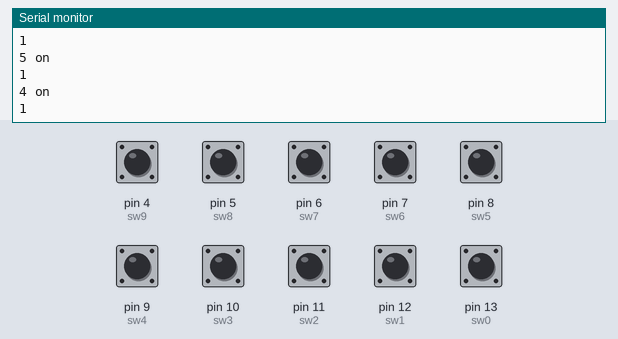
A sketch run on a simulated Arduino Uno, built with avr-gcc and run on an emulated ATmega328P. Shown: the last lines printed to the serial monitor. The test bench sets the inputs (shaded band); at power-on: pin 4 (sw9), pin 5 (sw8), pin 6 (sw7), pin 7 (sw6), pin 8 (sw5), pin 9 (sw4), pin 10 (sw3), pin 11 (sw2), pin 12 (sw1), pin 13 (sw0) HIGH.

Above: at 1.3 s.
1.4 s: pin 4 (sw9) pulled LOW for 0.15 s
At 1.53 s:
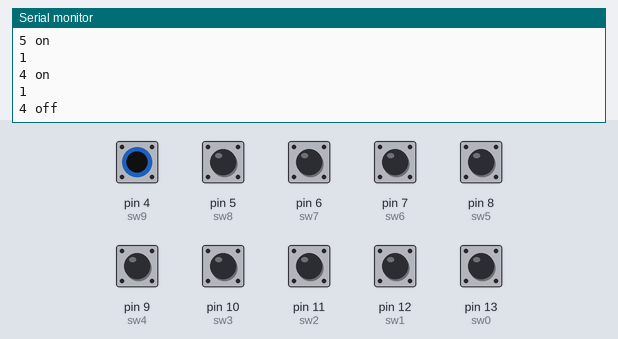
3.0 s: pin 5 (sw8) pulled LOW for 0.15 s
At 4.1 s:
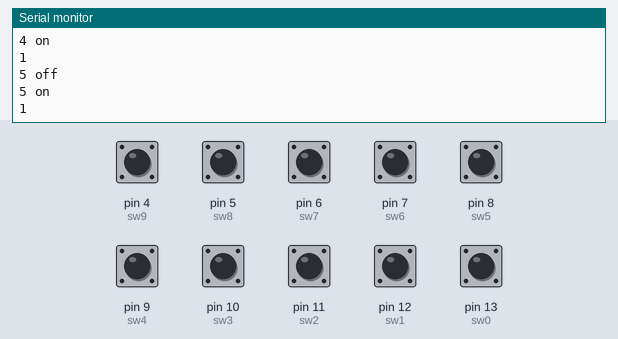
4.6 s: pin 6 (sw7) pulled LOW for 0.15 s
At 5.3 s:
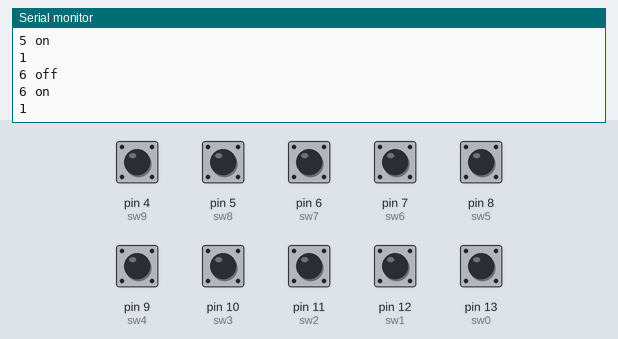
6.2 s: pin 7 (sw6) pulled LOW for 0.15 s
At 7.5 s:
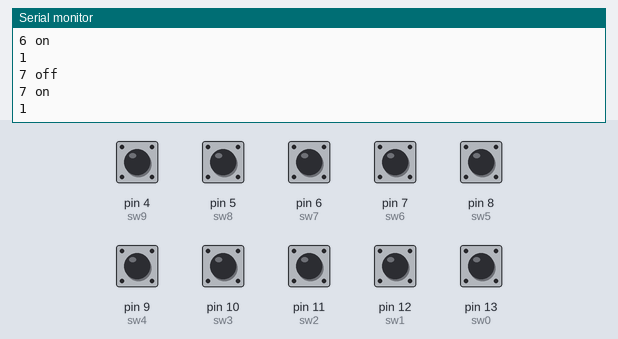
7.8 s: pin 8 (sw5) pulled LOW for 0.15 s
At 9.0 s:
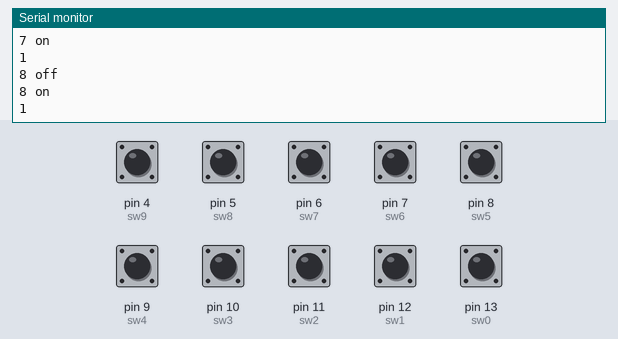
9.4 s: pin 9 (sw4) pulled LOW for 0.15 s
At 10.2 s:
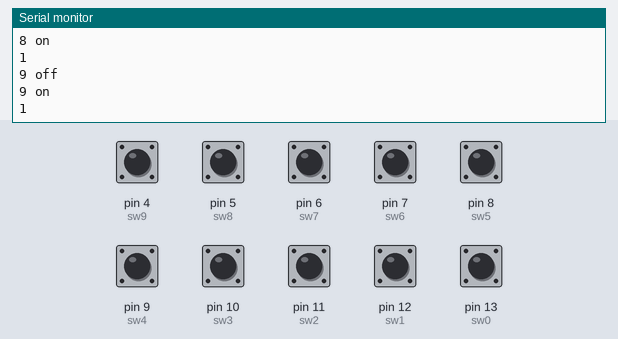
Timing chart, 0 to 12.0 s (numbered marks = the images above; inputs shaded):
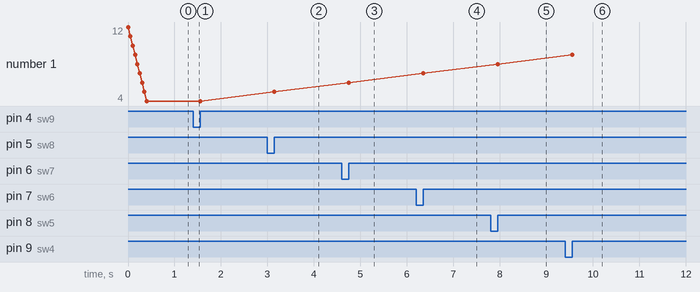

The sketch:

panel-interface.ino.ino
```cpp
const int knob3 = A0;

const int sw0 = 13;
const int sw1 = 12;
const int sw2 = 11;
const int sw3 = 10;
const int sw4 = 9;
const int sw5 =  8;
const int sw6 =  7;
const int sw7 =  6;
const int sw8 =  5;
const int sw9 =  4;

int sw0_state = 1;
int sw1_state = 0;
int sw2_state = 0;
int sw3_state = 0;
int sw4_state = 0;
int sw5_state = 0;
int sw6_state = 0;
int sw7_state = 0;
int sw8_state = 0;
int sw9_state = 0;

int sw0_prev = 1;
int sw1_prev = 0;
int sw2_prev = 0;
int sw3_prev = 0;
int sw4_prev = 0;
int sw5_prev = 0;
int sw6_prev = 0;
int sw7_prev = 0;
int sw8_prev = 0;
int sw9_prev = 0;

bool sw0_send = false;
bool sw1_send = false;
bool sw2_send = false;
bool sw3_send = false;
bool sw4_send = false;
bool sw5_send = false;
bool sw6_send = false;
bool sw7_send = false;
bool sw8_send = false;
bool sw9_send = false;

void setup() {
  // put your setup code here, to run once:
  pinMode(sw0, INPUT_PULLUP);
  pinMode(sw1, INPUT);
  pinMode(sw2, INPUT);
  pinMode(sw3, INPUT);
  pinMode(sw4, INPUT);
  pinMode(sw5, INPUT);
  pinMode(sw6, INPUT);
  pinMode(sw7, INPUT);
  pinMode(sw8, INPUT);
  pinMode(sw9, INPUT);

  Serial.begin(9600);
}

void loop() {
  // put your main code here, to run repeatedly:
  sw0_state = digitalRead(sw0);
  sw1_state = digitalRead(sw1);
  sw2_state = digitalRead(sw2);
  sw3_state = digitalRead (sw3);
  sw4_state = digitalRead(sw4);
  sw5_state = digitalRead(sw5);
  sw6_state = digitalRead(sw6);
  sw7_state = digitalRead(sw7);
  sw8_state = digitalRead(sw8);
  sw9_state = digitalRead(sw9);
  //  Serial.println(sw8_state);
  toggleSwitch(sw0, sw0_state, sw0_prev, sw0_send);
  toggleSwitch(sw1, sw1_state, sw1_prev, sw1_send);
  toggleSwitch(sw2, sw2_state, sw2_prev, sw2_send);
  toggleSwitch(sw3, sw3_state, sw3_prev, sw3_send);
  toggleSwitch(sw4, sw4_state, sw4_prev, sw4_send);
  toggleSwitch(sw5, sw5_state, sw5_prev, sw5_send);
  toggleSwitch(sw6, sw6_state, sw6_prev, sw6_send);
  toggleSwitch(sw7, sw7_state, sw7_prev, sw7_send);
  toggleSwitch(sw8, sw8_state, sw8_prev, sw8_send);
  toggleSwitch(sw9, sw9_state, sw9_prev, sw9_send);

  sw0_prev = sw0_state;
  sw0_send = sw0_state;

  sw1_prev = sw1_state;
  sw1_send = sw1_state;

  sw2_prev = sw2_state;
  sw2_send = sw2_state;

  sw3_prev = sw3_state;
  sw3_send = sw3_state;

  sw4_prev = sw4_state;
  sw4_send = sw4_state;

  sw5_prev = sw5_state;
  sw5_send = sw5_state;

  sw6_prev = sw6_state;
  sw6_send = sw6_state;

  sw7_prev = sw7_state;
  sw7_send = sw7_state;

  sw8_prev = sw8_state;
  sw8_send = sw8_state;

  sw9_prev = sw9_state;
  sw9_send = sw9_state;

//  int knob3val = analogRead(knob3);
//  sendVal(sw0, sw0_send, knob3val);
//  sendVal(sw1, sw1_send, knob3val);
//  sendVal(sw2, sw2_send, knob3val);
//  sendVal(sw3, sw3_send, knob3val);
//  sendVal(sw4, sw4_send, knob3val);
//  sendVal(sw5, sw5_send, knob3val);
//  sendVal(sw6, sw6_send, knob3val);
//  sendVal(sw7, sw7_send, knob3val);
//  sendVal(sw8, sw8_send, knob3val);
//  sendVal(sw9, sw9_send, knob3val);
}

void toggleSwitch(int sw, int sw_state, int sw_prev, bool sw_send) {
  if (sw_state != sw_prev) {
    if (sw_state == HIGH) {
      sw_send = true;
      Serial.print(sw);
      Serial.println(" on");
      Serial.println(sw_send);
    } else {
      Serial.print(sw);
      Serial.println(" off");
      sw_send = false;
    }
    delay(50);
  }
}

void sendVal(int sw, int sw_send, int knobval) {
  //  Serial.println(sw_send);
  if (sw_send == true) {
    Serial.print(sw);
    Serial.print(", ");
    Serial.print(sw_send);
    Serial.print(", ");
    Serial.println(knobval);

    //    Serial.write(knobval);

  }
  //  Serial.println(knob);
}
```

Measured:
- after the input at 1.4 s, the serial monitor: prints a new line at once (image 1)
- after the input at 3.0 s, the serial monitor: prints a new line at once (image 2)
- after the input at 4.6 s, the serial monitor: prints a new line at once (image 3)
- after the input at 6.2 s, the serial monitor: prints a new line at once (image 4)
- after the input at 7.8 s, the serial monitor: prints a new line at once (image 5)
- after the input at 9.4 s, the serial monitor: prints a new line at once (image 6)
- plotted number 1: 5 → 6 after the input at 4.6 s, 6 → 7 after the input at 6.2 s, 7 → 8 after the input at 7.8 s, 8 → 9 after the input at 9.4 s
